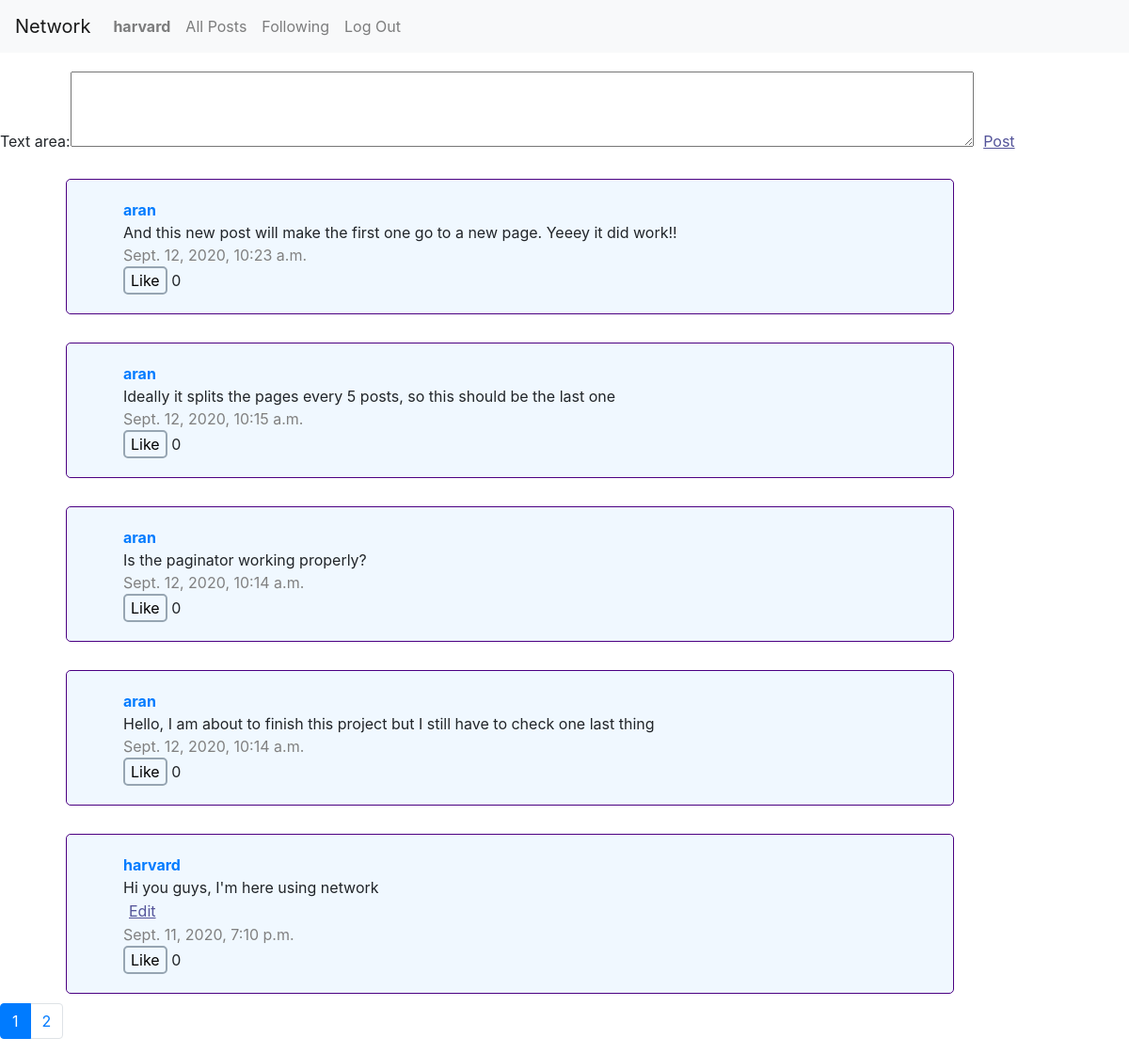
The app's page / (signed in) with its own data.
### network/models.py (models this page shows, shortened)
class User(AbstractUser):
    followers = models.ManyToManyField("User", related_name="user_followers")
    following = models.ManyToManyField("User", related_name="user_following")
    posts = models.ManyToManyField("Post", related_name="user_posts")

class Post(models.Model):
    author = models.CharField(max_length=60)
    text = models.CharField(max_length=280)
    timestamp = models.DateTimeField(auto_now_add=True)
    like = models.IntegerField()

### network/views.py (the view)
# urls.py: path("", views.index, name="index"),
def index(request):
    if request.user.is_authenticated:
        if request.method == 'POST':
            form = PostForm(request.POST)
            if form.is_valid():
                new_post = Post()
                new_post.author = request.user.username
                new_post.text = form.cleaned_data["text_area"]
                new_post.like = 0
                new_post.save()
                poster = User.objects.get(username=request.user.username)
                poster.posts.add(new_post)
                poster.save()
                return HttpResponseRedirect(reverse("index"))
        else:
            form = PostForm()
            all_posts = Post.objects.all().order_by('-timestamp')
            paginator = Paginator(all_posts, 5)
            page_number = request.GET.get('page')
            page = paginator.get_page(page_number)
            return render(request, "network/index.html",
                          {'form': form, 'page': page, "type": "Submit"})
    else:
        return HttpResponseRedirect(reverse("login"))

### network/forms.py
class PostForm(forms.Form):
    text_area = forms.CharField(max_length=280, widget=forms.Textarea)

### network/templates/network/index.html (shortened to what this page needs)
{% extends "network/layout.html" %}
{% block body %}
    <form id="PostForm" action="{% url 'index' %}" method="post">
        {{ form }}
        <input type="{{ type }}"  value="Post">
    </form>
    <div id="feed">
        {% for post in page %}
        <div style="padding: 10px;">
				<div class="container post_box">
				    <a href="{% url 'profile' username=post.author %}"><strong>{{ post.author }}</strong></a><br>
				    <span id="content{{post.id}}">{{ post.text }}</span>
                    {% if user.username == post.author %}
						    <form id="edit_form{{post.id}}" action="javascript:void(0);" onsubmit="edit_text('{{post.id}}')">
								<input id="edit_button{{post.id}}" type="submit" value="Edit">
							</form>
				    {% else %}
				    	<br>
				    {% endif %}
				    <span class="time">{{ post.timestamp }}</span><br>
					<button id="like_button{{post.id}}" onclick="like_function('{{post.id}}')">Like</button>
					<span id="likes{{post.id}}" > {{ post.like }} </span>
				</div>
			</div>
        {% endfor %}
    </div>
	{% if page.has_other_pages %}
        <nav aria-label="...">
		    <ul class="pagination">
		        <li class="page-item active"><a class="page-link" > {{ page.number }} </a></li>
		        {% if page.has_next %}
		            <li class="page-item"><a class="page-link" href="?page={{ page.next_page_number }}">{{ page.next_page_number }}</a></li>
		        {% endif %}
            </ul>
        </nav>
	{% endif %}
{% endblock %}

### network/templates/network/layout.html (shortened to what this page needs)
{% load static %}
<!DOCTYPE html>
<html lang="en">
    <head>
        <link rel="stylesheet" href="https://stackpath.bootstrapcdn.com/bootstrap/4.4.1/css/bootstrap.min.css">
        <link href="{% static 'network/styles.css' %}" rel="stylesheet">
    </head>
    <body>
        <nav class="navbar navbar-expand-lg navbar-light bg-light">
            <a class="navbar-brand" href="{% url 'index' %}">Network</a>
            <div>
              <ul class="navbar-nav mr-auto">
                {% if user.is_authenticated %}
                    <li class="nav-item">
                        <a class="nav-link" href="{% url 'profile' username=user.username %}"><strong id="login_user">{{ user.username }}</strong></a>
                    </li>
                {% endif %}
                <li class="nav-item">
                  <a class="nav-link" href="{% url 'index' %}">All Posts</a>
                </li>
                {% if user.is_authenticated %}
                    <li class="nav-item">
                        <a class="nav-link" href="{% url 'following' %}">Following</a>
                    </li>
                    <li class="nav-item">
                        <a class="nav-link" href="{% url 'logout' %}">Log Out</a>
                    </li>
                {% endif %}
              </ul>
            </div>
          </nav>
        <div class="body">
            {% block body %}
            {% endblock %}
        </div>
    </body>
</html>

### network/static/network/styles.css (style rules this page uses)
.post_box { width: 80%; padding: 20px; padding-left: 60px; border: 1px solid indigo; margin-left: 60px; margin-top: 10px; background-color:aliceblue; border-radius: 5px; }
textarea { margin-top: 20px; width: 80%; height: 80px; }
button { width: auto; background-color: transparent; border: 2px solid #96a5b2; border-radius: 5px; }
input { background-color: transparent; border: transparent; text-decoration: underline; text-decoration-color: #535399; color: #535399; }
.time { color: gray; }

### records on screen
User: username "harvard"
Post: author "aran", text "And this new post will make the first one go to a new page. Yeeey it did work!!", timestamp "Sept. 12, 2020, 10:23 a.m.", like "0"
Post: author "aran", text "Ideally it splits the pages every 5 posts, so this should be the last one", timestamp "Sept. 12, 2020, 10:15 a.m.", like "0"
Post: author "aran", text "Is the paginator working properly?", timestamp "Sept. 12, 2020, 10:14 a.m.", like "0"
Post: author "aran", text "Hello, I am about to finish this project but I still have to check one last thing", timestamp "Sept. 12, 2020, 10:14 a.m.", like "0"
Post: author "harvard", text "Hi you guys, I'm here using network", timestamp "Sept. 11, 2020, 7:10 p.m.", like "0"

### other values on screen
{{ page.number }} "1"
{{ page.next_page_number }} "2"
